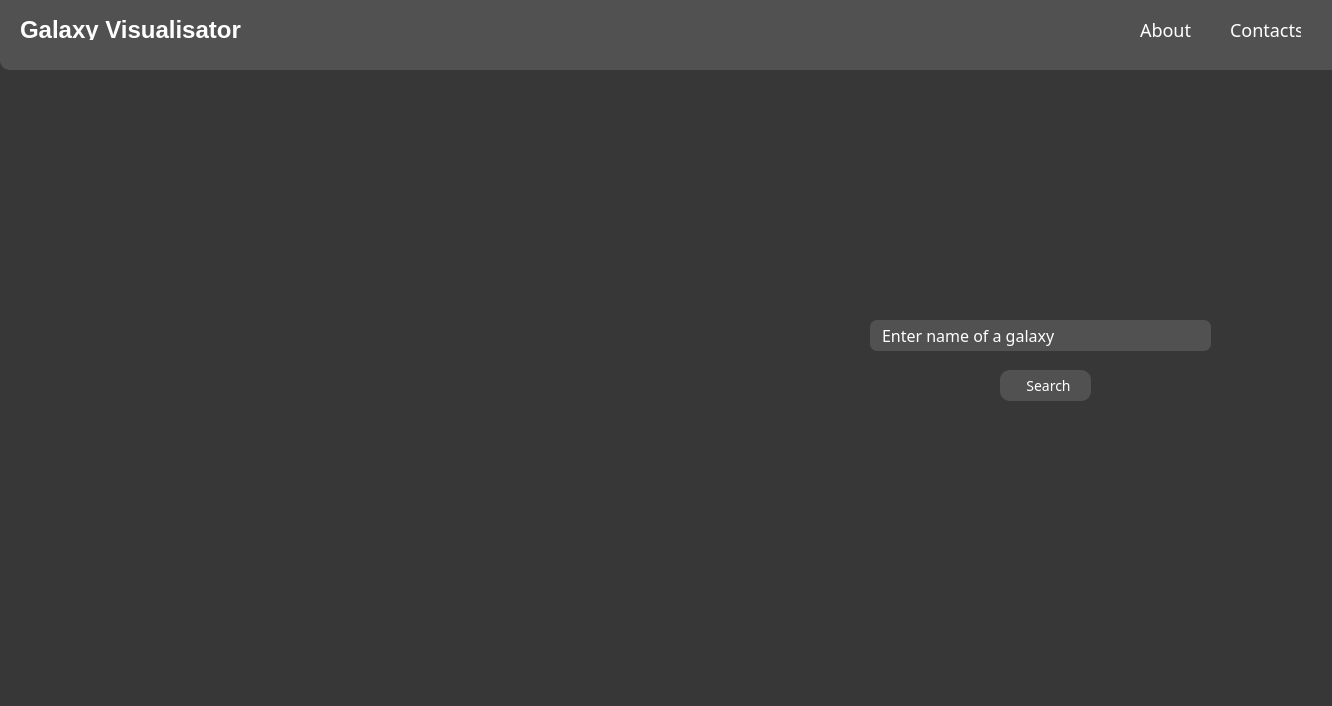
<?xml version="1.0" encoding="UTF-8"?>
<ui version="4.0">
 <class>MainWindow</class>
 <widget class="QMainWindow" name="MainWindow">
  <property name="geometry">
   <rect>
    <x>0</x>
    <y>0</y>
    <width>1332</width>
    <height>706</height>
   </rect>
  </property>
  <property name="sizePolicy">
   <sizepolicy hsizetype="Fixed" vsizetype="Fixed">
    <horstretch>0</horstretch>
    <verstretch>0</verstretch>
   </sizepolicy>
  </property>
  <property name="windowTitle">
   <string>Galaxy Visualisator</string>
  </property>
  <property name="windowIcon">
   <iconset>
    <normaloff>C:/Users/Nikwins/Downloads/spiral-galaxy.png</normaloff>C:/Users/Nikwins/Downloads/spiral-galaxy.png</iconset>
  </property>
  <property name="styleSheet">
   <string notr="true">background: #373737;</string>
  </property>
  <widget class="QWidget" name="centralwidget">
   <property name="sizePolicy">
    <sizepolicy hsizetype="Fixed" vsizetype="Fixed">
     <horstretch>0</horstretch>
     <verstretch>0</verstretch>
    </sizepolicy>
   </property>
   <widget class="QWidget" name="widget" native="true">
    <property name="geometry">
     <rect>
      <x>0</x>
      <y>-11</y>
      <width>1341</width>
      <height>81</height>
     </rect>
    </property>
    <property name="sizePolicy">
     <sizepolicy hsizetype="Expanding" vsizetype="Fixed">
      <horstretch>0</horstretch>
      <verstretch>0</verstretch>
     </sizepolicy>
    </property>
    <property name="styleSheet">
     <string notr="true">background: #525151;
width: 100%;
height: 80px;
border-radius: 10px;</string>
    </property>
    <widget class="QLabel" name="label_2">
     <property name="geometry">
      <rect>
       <x>20</x>
       <y>30</y>
       <width>321</width>
       <height>21</height>
      </rect>
     </property>
     <property name="styleSheet">
      <string notr="true">font-size: 24px;
font-weight: bold;
color: #fff;</string>
     </property>
     <property name="text">
      <string>Galaxy Visualisator</string>
     </property>
    </widget>
    <widget class="QLabel" name="label_3">
     <property name="geometry">
      <rect>
       <x>1140</x>
       <y>30</y>
       <width>51</width>
       <height>21</height>
      </rect>
     </property>
     <property name="styleSheet">
      <string notr="true">font-family: Montseratt;
font-size: 18px;
font-weight: 300;
color: #fff
</string>
     </property>
     <property name="text">
      <string>About</string>
     </property>
    </widget>
    <widget class="QLabel" name="label_5">
     <property name="geometry">
      <rect>
       <x>1230</x>
       <y>30</y>
       <width>71</width>
       <height>21</height>
      </rect>
     </property>
     <property name="styleSheet">
      <string notr="true">font-family: Montseratt;
font-size: 18px;
font-weight: 300;
color: #fff
</string>
     </property>
     <property name="text">
      <string>Contacts</string>
     </property>
    </widget>
   </widget>
   <widget class="QLineEdit" name="lineEdit_3">
    <property name="geometry">
     <rect>
      <x>870</x>
      <y>320</y>
      <width>341</width>
      <height>31</height>
     </rect>
    </property>
    <property name="sizePolicy">
     <sizepolicy hsizetype="Expanding" vsizetype="Expanding">
      <horstretch>0</horstretch>
      <verstretch>0</verstretch>
     </sizepolicy>
    </property>
    <property name="styleSheet">
     <string notr="true">background: #525151;
border-radius: 7px;
color: #fff;
font-family: Montseratt;
font-size: 16px;
font-weight: 300;
padding-left: 10px;
</string>
    </property>
    <property name="text">
     <string>Enter name of a galaxy</string>
    </property>
    <property name="frame">
     <bool>false</bool>
    </property>
   </widget>
   <widget class="QPushButton" name="pushButton">
    <property name="geometry">
     <rect>
      <x>1000</x>
      <y>370</y>
      <width>91</width>
      <height>31</height>
     </rect>
    </property>
    <property name="sizePolicy">
     <sizepolicy hsizetype="Expanding" vsizetype="Expanding">
      <horstretch>0</horstretch>
      <verstretch>0</verstretch>
     </sizepolicy>
    </property>
    <property name="styleSheet">
     <string notr="true">background: #525151;
border-radius: 10px;
color: #fff;
font-family: Montseratt;
font-size: 14px;
font-weight: 300;
padding-left: 6px;</string>
    </property>
    <property name="text">
     <string>Search</string>
    </property>
   </widget>
   <widget class="QLabel" name="label_4">
    <property name="geometry">
     <rect>
      <x>70</x>
      <y>130</y>
      <width>631</width>
      <height>481</height>
     </rect>
    </property>
    <property name="sizePolicy">
     <sizepolicy hsizetype="Expanding" vsizetype="Expanding">
      <horstretch>0</horstretch>
      <verstretch>0</verstretch>
     </sizepolicy>
    </property>
    <property name="styleSheet">
     <string notr="true">background: #525151;
border-radius: 10px;
</string>
    </property>
    <property name="text">
     <string/>
    </property>
   </widget>
   <widget class="QWidget" name="verticalLayoutWidget">
    <property name="geometry">
     <rect>
      <x>70</x>
      <y>130</y>
      <width>631</width>
      <height>481</height>
     </rect>
    </property>
    <layout class="QVBoxLayout" name="verticalLayout"/>
   </widget>
  </widget>
 </widget>
 <resources>
  <include location="github.qrc"/>
 </resources>
 <connections/>
</ui>
